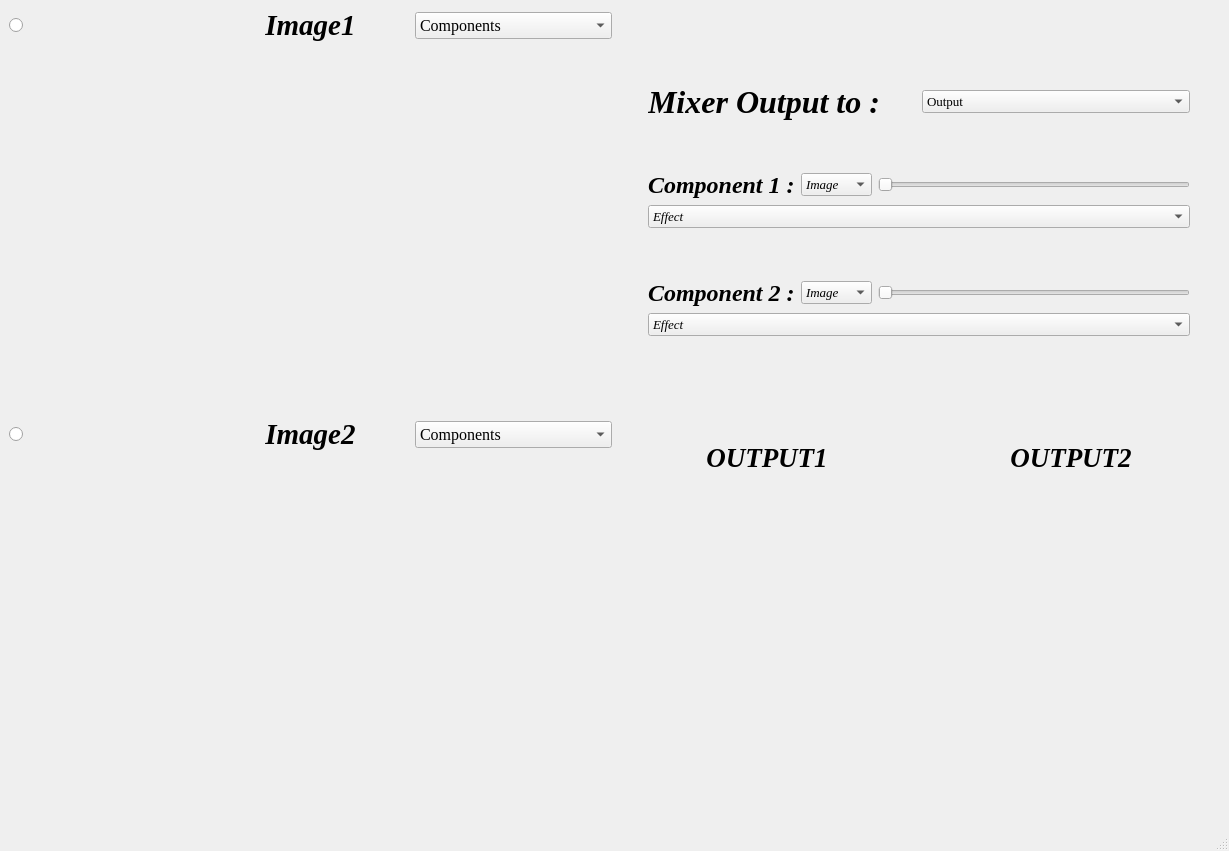
<?xml version="1.0" encoding="UTF-8"?>
<ui version="4.0">
 <class>MainWindow</class>
 <widget class="QMainWindow" name="MainWindow">
  <property name="geometry">
   <rect>
    <x>0</x>
    <y>0</y>
    <width>1229</width>
    <height>851</height>
   </rect>
  </property>
  <property name="windowTitle">
   <string>Image Display</string>
  </property>
  <widget class="QWidget" name="centralwidget">
   <property name="sizePolicy">
    <sizepolicy hsizetype="Ignored" vsizetype="Fixed">
     <horstretch>0</horstretch>
     <verstretch>0</verstretch>
    </sizepolicy>
   </property>
   <property name="minimumSize">
    <size>
     <width>1130</width>
     <height>800</height>
    </size>
   </property>
   <layout class="QVBoxLayout" name="verticalLayout_2">
    <item>
     <layout class="QVBoxLayout" name="verticalLayout" stretch="0,0">
      <property name="leftMargin">
       <number>0</number>
      </property>
      <property name="topMargin">
       <number>0</number>
      </property>
      <property name="rightMargin">
       <number>0</number>
      </property>
      <property name="bottomMargin">
       <number>0</number>
      </property>
      <item>
       <layout class="QHBoxLayout" name="horizontalLayout" stretch="2,2">
        <property name="leftMargin">
         <number>0</number>
        </property>
        <item>
         <layout class="QHBoxLayout" name="horizontalLayout_8" stretch="0">
          <property name="leftMargin">
           <number>0</number>
          </property>
          <property name="topMargin">
           <number>0</number>
          </property>
          <property name="rightMargin">
           <number>0</number>
          </property>
          <property name="bottomMargin">
           <number>0</number>
          </property>
          <item>
           <layout class="QVBoxLayout" name="verticalLayout_4" stretch="1,4">
            <item>
             <layout class="QHBoxLayout" name="horizontalLayout_3">
              <property name="leftMargin">
               <number>0</number>
              </property>
              <item>
               <widget class="QRadioButton" name="img1_active">
                <property name="text">
                 <string/>
                </property>
               </widget>
              </item>
              <item>
               <widget class="QLabel" name="img1_label">
                <property name="font">
                 <font>
                  <family>Times New Roman</family>
                 </font>
                </property>
                <property name="text">
                 <string>&lt;html&gt;&lt;head/&gt;&lt;body&gt;&lt;p align=&quot;center&quot;&gt;&lt;span style=&quot; font-size:22pt; font-weight:600; font-style:italic;&quot;&gt;Image1&lt;/span&gt;&lt;/p&gt;&lt;/body&gt;&lt;/html&gt;</string>
                </property>
               </widget>
              </item>
              <item>
               <widget class="QComboBox" name="components_img1">
                <property name="font">
                 <font>
                  <family>Times New Roman</family>
                  <pointsize>12</pointsize>
                 </font>
                </property>
                <item>
                 <property name="text">
                  <string>Components</string>
                 </property>
                </item>
                <item>
                 <property name="text">
                  <string>Magnitude</string>
                 </property>
                </item>
                <item>
                 <property name="text">
                  <string>Phase</string>
                 </property>
                </item>
                <item>
                 <property name="text">
                  <string>Real</string>
                 </property>
                </item>
                <item>
                 <property name="text">
                  <string>Imaginary</string>
                 </property>
                </item>
               </widget>
              </item>
             </layout>
            </item>
            <item>
             <layout class="QHBoxLayout" name="horizontalLayout_2">
              <item>
               <widget class="QLabel" name="img1">
                <property name="sizePolicy">
                 <sizepolicy hsizetype="Preferred" vsizetype="Preferred">
                  <horstretch>0</horstretch>
                  <verstretch>0</verstretch>
                 </sizepolicy>
                </property>
                <property name="text">
                 <string/>
                </property>
               </widget>
              </item>
              <item>
               <widget class="QLabel" name="img1_modified">
                <property name="sizePolicy">
                 <sizepolicy hsizetype="Preferred" vsizetype="Preferred">
                  <horstretch>0</horstretch>
                  <verstretch>0</verstretch>
                 </sizepolicy>
                </property>
                <property name="text">
                 <string/>
                </property>
               </widget>
              </item>
             </layout>
            </item>
           </layout>
          </item>
         </layout>
        </item>
        <item>
         <layout class="QVBoxLayout" name="verticalLayout_3">
          <property name="leftMargin">
           <number>30</number>
          </property>
          <property name="topMargin">
           <number>30</number>
          </property>
          <property name="rightMargin">
           <number>30</number>
          </property>
          <property name="bottomMargin">
           <number>30</number>
          </property>
          <item>
           <layout class="QVBoxLayout" name="verticalLayout_7">
            <item>
             <layout class="QHBoxLayout" name="horizontalLayout_12">
              <item>
               <widget class="QLabel" name="label_7">
                <property name="font">
                 <font>
                  <family>Times New Roman</family>
                  <pointsize>24</pointsize>
                  <weight>75</weight>
                  <italic>true</italic>
                  <bold>true</bold>
                 </font>
                </property>
                <property name="text">
                 <string>Mixer Output to :</string>
                </property>
               </widget>
              </item>
              <item>
               <widget class="QComboBox" name="output_choice">
                <property name="font">
                 <font>
                  <family>Times New Roman</family>
                  <pointsize>10</pointsize>
                 </font>
                </property>
                <item>
                 <property name="text">
                  <string>Output</string>
                 </property>
                </item>
                <item>
                 <property name="text">
                  <string>Output1</string>
                 </property>
                </item>
                <item>
                 <property name="text">
                  <string>Output2</string>
                 </property>
                </item>
               </widget>
              </item>
             </layout>
            </item>
           </layout>
          </item>
          <item>
           <layout class="QVBoxLayout" name="verticalLayout_9">
            <item>
             <layout class="QVBoxLayout" name="verticalLayout_12">
              <item>
               <layout class="QHBoxLayout" name="horizontalLayout_13">
                <item>
                 <widget class="QLabel" name="label_8">
                  <property name="font">
                   <font>
                    <family>Times New Roman</family>
                    <pointsize>18</pointsize>
                    <weight>75</weight>
                    <italic>true</italic>
                    <bold>true</bold>
                   </font>
                  </property>
                  <property name="text">
                   <string>Component 1 :</string>
                  </property>
                 </widget>
                </item>
                <item>
                 <widget class="QComboBox" name="choose_comp1">
                  <property name="font">
                   <font>
                    <family>Times New Roman</family>
                    <pointsize>10</pointsize>
                    <italic>true</italic>
                   </font>
                  </property>
                  <item>
                   <property name="text">
                    <string>Image</string>
                   </property>
                  </item>
                  <item>
                   <property name="text">
                    <string>Image1</string>
                   </property>
                  </item>
                  <item>
                   <property name="text">
                    <string>Image2</string>
                   </property>
                  </item>
                 </widget>
                </item>
                <item>
                 <widget class="QSlider" name="percentage1">
                  <property name="orientation">
                   <enum>Qt::Horizontal</enum>
                  </property>
                 </widget>
                </item>
               </layout>
              </item>
             </layout>
            </item>
            <item>
             <layout class="QVBoxLayout" name="verticalLayout_10">
              <item>
               <layout class="QHBoxLayout" name="horizontalLayout_14">
                <item>
                 <layout class="QHBoxLayout" name="horizontalLayout_16"/>
                </item>
                <item>
                 <layout class="QVBoxLayout" name="verticalLayout_13">
                  <item>
                   <widget class="QComboBox" name="comp1_effect">
                    <property name="font">
                     <font>
                      <family>Times New Roman</family>
                      <pointsize>10</pointsize>
                      <italic>true</italic>
                     </font>
                    </property>
                    <item>
                     <property name="text">
                      <string>Effect</string>
                     </property>
                    </item>
                    <item>
                     <property name="text">
                      <string>Magnitude</string>
                     </property>
                    </item>
                    <item>
                     <property name="text">
                      <string>Phase</string>
                     </property>
                    </item>
                    <item>
                     <property name="text">
                      <string>Uniphase</string>
                     </property>
                    </item>
                    <item>
                     <property name="text">
                      <string>Real</string>
                     </property>
                    </item>
                    <item>
                     <property name="text">
                      <string>Imaginary</string>
                     </property>
                    </item>
                    <item>
                     <property name="text">
                      <string>Unimagnitude</string>
                     </property>
                    </item>
                   </widget>
                  </item>
                 </layout>
                </item>
               </layout>
              </item>
             </layout>
            </item>
           </layout>
          </item>
          <item>
           <layout class="QVBoxLayout" name="verticalLayout_8">
            <item>
             <layout class="QVBoxLayout" name="verticalLayout_14">
              <item>
               <layout class="QHBoxLayout" name="horizontalLayout_19">
                <item>
                 <widget class="QLabel" name="label_9">
                  <property name="font">
                   <font>
                    <family>Times New Roman</family>
                    <pointsize>18</pointsize>
                    <weight>75</weight>
                    <italic>true</italic>
                    <bold>true</bold>
                   </font>
                  </property>
                  <property name="text">
                   <string>Component 2 :</string>
                  </property>
                 </widget>
                </item>
                <item>
                 <widget class="QComboBox" name="choose_comp2">
                  <property name="font">
                   <font>
                    <family>Times New Roman</family>
                    <pointsize>10</pointsize>
                    <italic>true</italic>
                   </font>
                  </property>
                  <item>
                   <property name="text">
                    <string>Image</string>
                   </property>
                  </item>
                  <item>
                   <property name="text">
                    <string>Image1</string>
                   </property>
                  </item>
                  <item>
                   <property name="text">
                    <string>Image2</string>
                   </property>
                  </item>
                 </widget>
                </item>
                <item>
                 <widget class="QSlider" name="percentage2">
                  <property name="orientation">
                   <enum>Qt::Horizontal</enum>
                  </property>
                 </widget>
                </item>
               </layout>
              </item>
             </layout>
            </item>
            <item>
             <layout class="QVBoxLayout" name="verticalLayout_15">
              <item>
               <layout class="QHBoxLayout" name="horizontalLayout_17">
                <item>
                 <layout class="QHBoxLayout" name="horizontalLayout_18"/>
                </item>
                <item>
                 <layout class="QVBoxLayout" name="verticalLayout_16">
                  <item>
                   <widget class="QComboBox" name="comp2_effect">
                    <property name="font">
                     <font>
                      <family>Times New Roman</family>
                      <pointsize>10</pointsize>
                      <italic>true</italic>
                     </font>
                    </property>
                    <item>
                     <property name="text">
                      <string>Effect</string>
                     </property>
                    </item>
                    <item>
                     <property name="text">
                      <string>Magnitude</string>
                     </property>
                    </item>
                    <item>
                     <property name="text">
                      <string>Phase</string>
                     </property>
                    </item>
                    <item>
                     <property name="text">
                      <string>Uniphase</string>
                     </property>
                    </item>
                    <item>
                     <property name="text">
                      <string>Real</string>
                     </property>
                    </item>
                    <item>
                     <property name="text">
                      <string>Imaginary</string>
                     </property>
                    </item>
                    <item>
                     <property name="text">
                      <string>Unimagnitude</string>
                     </property>
                    </item>
                   </widget>
                  </item>
                 </layout>
                </item>
               </layout>
              </item>
             </layout>
            </item>
           </layout>
          </item>
         </layout>
        </item>
       </layout>
      </item>
      <item>
       <layout class="QHBoxLayout" name="horizontalLayout_4" stretch="0,0">
        <item>
         <layout class="QHBoxLayout" name="horizontalLayout_10">
          <property name="leftMargin">
           <number>0</number>
          </property>
          <property name="topMargin">
           <number>0</number>
          </property>
          <property name="rightMargin">
           <number>0</number>
          </property>
          <property name="bottomMargin">
           <number>0</number>
          </property>
          <item>
           <layout class="QVBoxLayout" name="verticalLayout_5" stretch="1,4">
            <item>
             <layout class="QHBoxLayout" name="horizontalLayout_5">
              <item>
               <widget class="QRadioButton" name="img2_active">
                <property name="text">
                 <string/>
                </property>
               </widget>
              </item>
              <item>
               <widget class="QLabel" name="img2_label">
                <property name="font">
                 <font>
                  <family>Times New Roman</family>
                 </font>
                </property>
                <property name="text">
                 <string>&lt;html&gt;&lt;head/&gt;&lt;body&gt;&lt;p align=&quot;center&quot;&gt;&lt;span style=&quot; font-size:22pt; font-weight:600; font-style:italic;&quot;&gt;Image2&lt;/span&gt;&lt;/p&gt;&lt;/body&gt;&lt;/html&gt;</string>
                </property>
               </widget>
              </item>
              <item>
               <widget class="QComboBox" name="components_img2">
                <property name="font">
                 <font>
                  <family>Times New Roman</family>
                  <pointsize>12</pointsize>
                 </font>
                </property>
                <item>
                 <property name="text">
                  <string>Components</string>
                 </property>
                </item>
                <item>
                 <property name="text">
                  <string>Magnitude</string>
                 </property>
                </item>
                <item>
                 <property name="text">
                  <string>Phase</string>
                 </property>
                </item>
                <item>
                 <property name="text">
                  <string>Real</string>
                 </property>
                </item>
                <item>
                 <property name="text">
                  <string>Imaginary</string>
                 </property>
                </item>
               </widget>
              </item>
             </layout>
            </item>
            <item>
             <layout class="QHBoxLayout" name="horizontalLayout_6">
              <item>
               <widget class="QLabel" name="img2">
                <property name="text">
                 <string/>
                </property>
               </widget>
              </item>
              <item>
               <widget class="QLabel" name="img2_modified">
                <property name="text">
                 <string/>
                </property>
               </widget>
              </item>
             </layout>
            </item>
           </layout>
          </item>
         </layout>
        </item>
        <item>
         <layout class="QHBoxLayout" name="horizontalLayout_9">
          <property name="leftMargin">
           <number>0</number>
          </property>
          <property name="topMargin">
           <number>0</number>
          </property>
          <property name="rightMargin">
           <number>0</number>
          </property>
          <property name="bottomMargin">
           <number>0</number>
          </property>
          <item>
           <layout class="QVBoxLayout" name="verticalLayout_6" stretch="1,4">
            <item>
             <layout class="QHBoxLayout" name="horizontalLayout_11">
              <item>
               <widget class="QLabel" name="output1label">
                <property name="font">
                 <font>
                  <family>Times New Roman</family>
                  <pointsize>20</pointsize>
                  <weight>75</weight>
                  <italic>true</italic>
                  <bold>true</bold>
                 </font>
                </property>
                <property name="text">
                 <string>&lt;html&gt;&lt;head/&gt;&lt;body&gt;&lt;p align=&quot;center&quot;&gt;&lt;span style=&quot; font-weight:600;&quot;&gt;OUTPUT1&lt;/span&gt;&lt;/p&gt;&lt;/body&gt;&lt;/html&gt;</string>
                </property>
               </widget>
              </item>
              <item>
               <widget class="QLabel" name="output2label">
                <property name="font">
                 <font>
                  <family>Times New Roman</family>
                  <pointsize>20</pointsize>
                  <weight>75</weight>
                  <italic>true</italic>
                  <bold>true</bold>
                 </font>
                </property>
                <property name="text">
                 <string>&lt;html&gt;&lt;head/&gt;&lt;body&gt;&lt;p align=&quot;center&quot;&gt;&lt;span style=&quot; font-weight:600;&quot;&gt;OUTPUT2&lt;/span&gt;&lt;/p&gt;&lt;/body&gt;&lt;/html&gt;</string>
                </property>
               </widget>
              </item>
             </layout>
            </item>
            <item>
             <layout class="QHBoxLayout" name="horizontalLayout_7">
              <item>
               <widget class="QLabel" name="output1">
                <property name="text">
                 <string/>
                </property>
               </widget>
              </item>
              <item>
               <widget class="QLabel" name="output2">
                <property name="text">
                 <string/>
                </property>
               </widget>
              </item>
             </layout>
            </item>
           </layout>
          </item>
         </layout>
        </item>
       </layout>
      </item>
     </layout>
    </item>
   </layout>
  </widget>
  <widget class="QStatusBar" name="statusbar"/>
  <action name="actionOpen_image">
   <property name="text">
    <string>Open</string>
   </property>
  </action>
  <action name="actionOpen_Image2">
   <property name="text">
    <string>Open Image2</string>
   </property>
  </action>
 </widget>
 <resources/>
 <connections/>
</ui>
